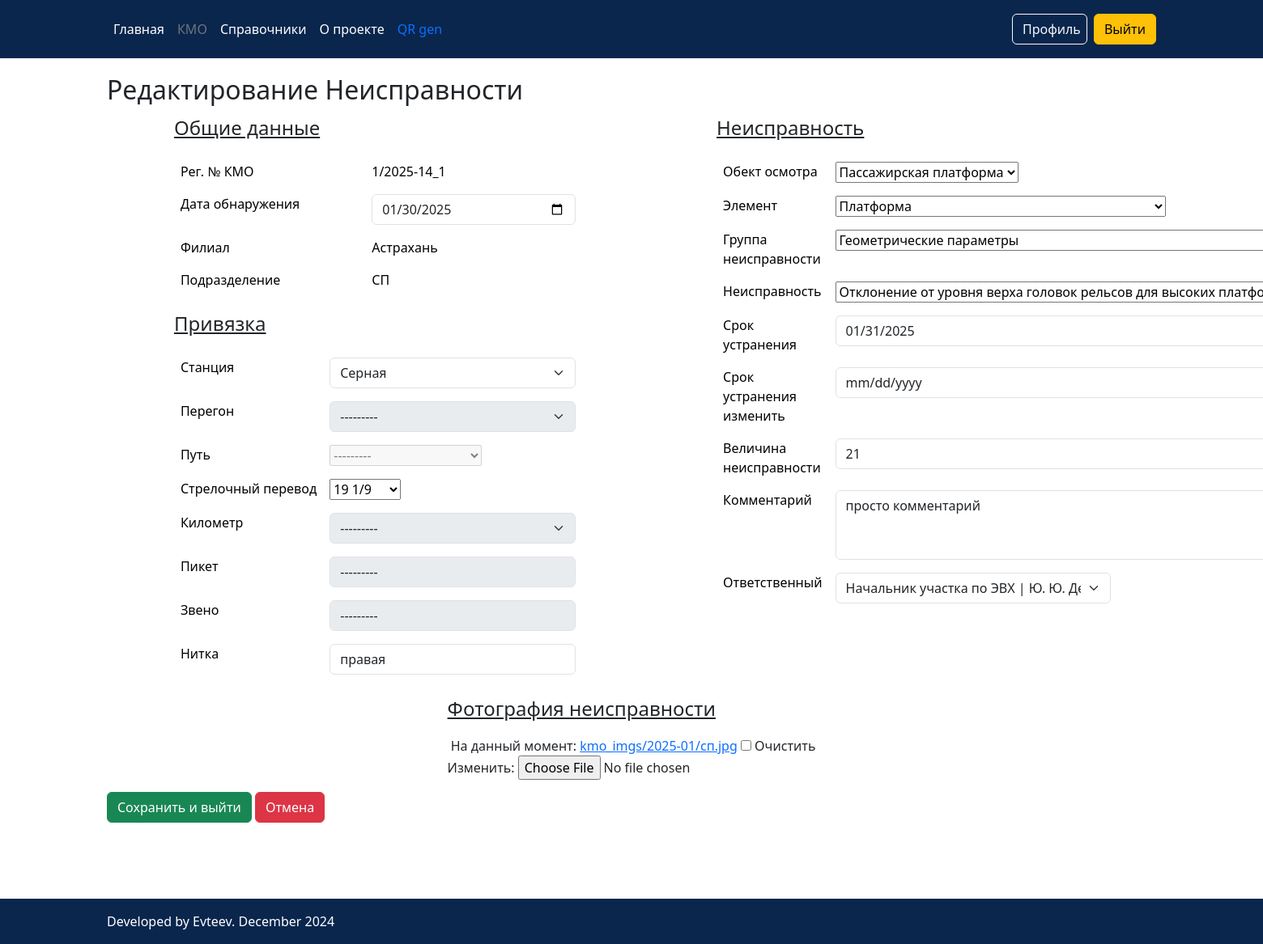
The page /edit_kmo_det/1 (signed in) on the database as committed earlier.
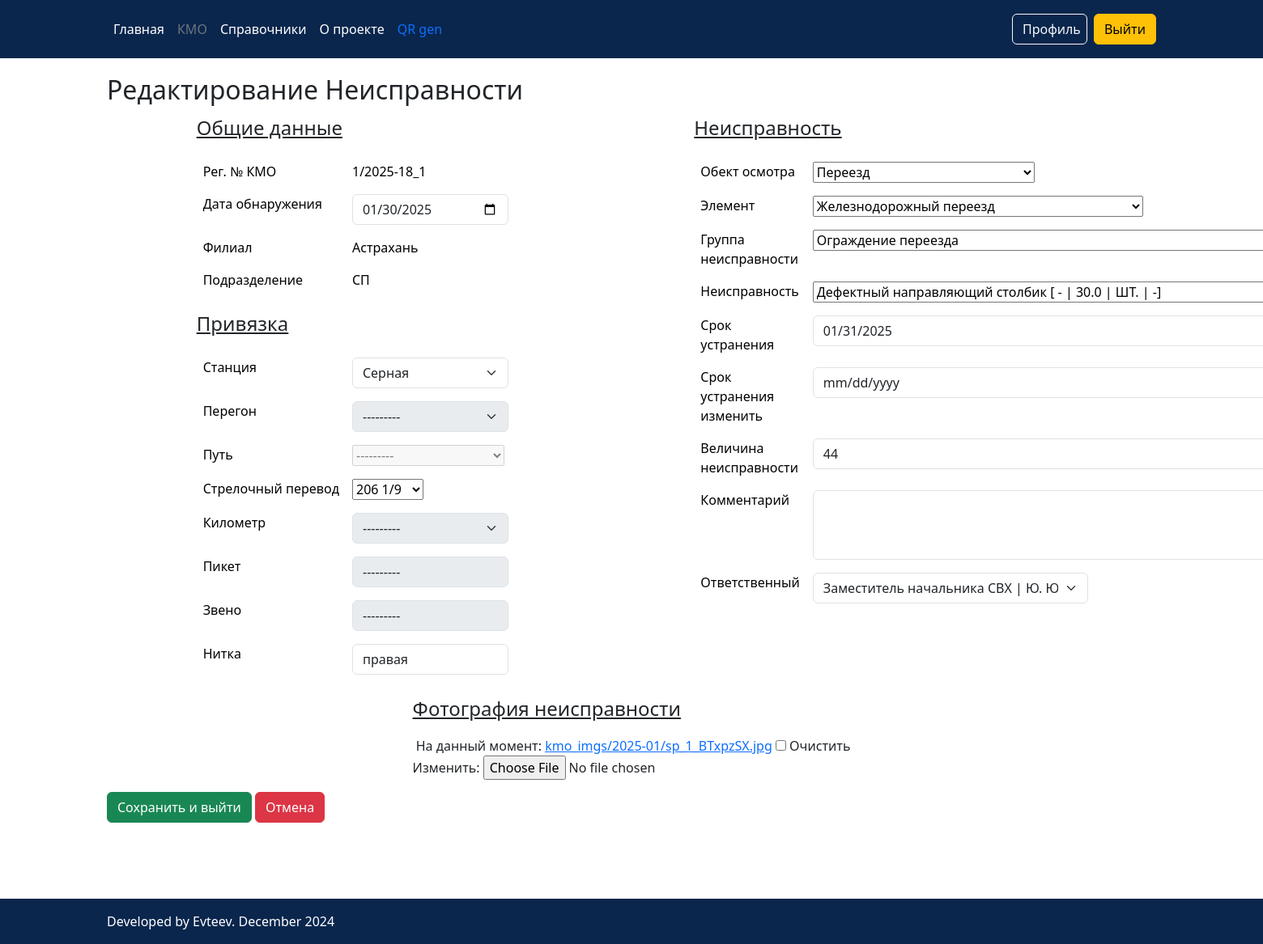
The same page on the database as committed later.
### KMO/models.py (models this page shows, shortened)
class Kmo(models.Model):
    iddepowner = models.ForeignKey(Bs_depowner, on_delete=models.CASCADE, verbose_name='Филиал')
    created_at = models.DateTimeField('Дата создания', auto_now_add=True, editable=False)
    user_creator = models.CharField('Создатель', max_length=50, null=True, blank=True)
    s_update_user = models.CharField('Изменивший', max_length=25, null=True, blank=True)
    updated_at = models.DateTimeField('Дата изменения', auto_now=True, editable=False)
    n_regnumber = models.CharField('Рег. №', max_length=12)
    date_detection = models.DateField('Дата обнаружения')
    idprofile = models.ForeignKey(Profile, on_delete=models.CASCADE, verbose_name='Председатель', null=True)
    approved = models.BooleanField('Утверждён', default=False, null=True, blank=True)
    def __str__(self):
        return ('КМО Рег. №' + str(self.n_regnumber) + ' от ' + str(self.date_detection)
                )
    class Meta:
        verbose_name = 'КМО'
        verbose_name_plural = 'Список КМО'

class Kmodet(models.Model):
    idkmo = models.ForeignKey(Kmo, on_delete=models.CASCADE, verbose_name='КМО')
    iddepowner = models.ForeignKey(Bs_depowner, on_delete=models.CASCADE, verbose_name='Филиал', null=True, blank=True)
    created_at = models.DateTimeField('Дата создания', auto_now_add=True, editable=False)
    user_creator = models.CharField('Создатель', max_length=50, null=True, blank=True)
    s_update_user = models.CharField('Изменивший', max_length=50, null=True, blank=True)
    updated_at = models.DateTimeField('Дата изменения', auto_now=True, editable=False)
    date_detection = models.DateField('Дата обнаружения')
    iddepartment = models.ForeignKey(Bs_department, on_delete=models.CASCADE, verbose_name='Подразделение')
    idrwstation = models.ForeignKey(Bs_RWStation, on_delete=models.CASCADE, verbose_name='Станция/Участок', null=True,
                                    blank=True)
    idrwstage = models.ForeignKey(Bs_RWstage, on_delete=models.CASCADE, verbose_name='Перегон', null=True, blank=True,
                                  default=None)
    idrwway = ChainedForeignKey(Bs_RWway, chained_field="idrwstation",
                                chained_model_field="idrwstation",
                                show_all=False,
                                auto_choose=True,
                                sort=True, null=True, blank=True)
    idrwkilometr = models.ForeignKey(Bs_RWkilometr, on_delete=models.CASCADE, verbose_name='км', null=True, blank=True,
                                     default=None)
    idrwsp = ChainedForeignKey(Bs_RWsp, chained_field="idrwstation",
                               chained_model_field="idrwstation",
                               show_all=False,
                               auto_choose=True,
                               sort=True, null=True, blank=True)
    RW_picket = models.CharField(max_length=2, choices=picket_CHOICES, verbose_name='пикет', null=True, blank=True)
    RW_unit = models.CharField('Звено', choices=zveno_CHOICES, max_length=2, null=True, blank=True)
    RW_thread = models.CharField('Нитка', choices=thread_CHOICES, max_length=6, null=True, blank=True)
    idBs_Obj_insp = ChainedForeignKey(Bs_Obj_insp, chained_field="iddepartment",
                                      chained_model_field="iddepartment",
                                      show_all=False,
                                      auto_choose=True,
                                      sort=True)
    idBs_RW_element = ChainedForeignKey(Bs_RW_element, chained_field="idBs_Obj_insp",
                                        chained_model_field="id_obj_insp",
                                        show_all=False,
                                        auto_choose=True,
                                        sort=True)
    idBs_RW_defect_gr = ChainedForeignKey(Bs_RW_defect_gr, chained_field="idBs_RW_element",
                                          chained_model_field="id_rw_element",
                                          show_all=False,
                                          auto_choose=True,
                                          sort=True)
    idBs_RW_defect_tp = ChainedForeignKey(Bs_RW_defect_tp, chained_field="idBs_RW_defect_gr",
                                          chained_model_field="id_RW_defect_gr",
                                          show_all=False,
                                          auto_choose=True,
                                          sort=True)
    RW_size_def = models.CharField('Величина неисправности', max_length=100, default=None)
    date_elimination = models.DateField('Срок устранения')
    date_elimination_edit = models.DateField('Срок устранения изменить', null=True, blank=True)
    image_defect = models.ImageField('Фотография неисправности', null=True, blank=True, upload_to=custom_path)
    eliminated = models.BooleanField('Устранено', default=False, null=True, blank=True)
    comment = models.CharField('Комментарий к замечанию', max_length=4000, null=True, blank=True)
    idresponsible = models.ForeignKey(Kmo_responsible, on_delete=models.CASCADE,
                                      verbose_name='Ответственный за  устранение', default=None)
    class Meta:
        verbose_name = 'позиция КМО'
        verbose_name_plural = 'Список позиций КМО'

### BS/models.py (models this page shows)
class Bs_depowner(models.Model):
    s_mnemocode = models.CharField('мнемокод', max_length=10)
    s_name = models.CharField('Филиал', max_length=30)
    s_create_user = models.CharField('Создатель', max_length=25)
    created_at = models.DateTimeField('Дата создания', auto_now_add=True, editable=False)
    s_update_user = models.CharField('Изменивший', max_length=25, null=True, blank=True)
    updated_at = models.DateTimeField('Дата изменения', auto_now=True, editable=False)
    not_used = models.BooleanField('Недействующий', default=False)
    def __str__(self):
        return self.s_name
    class Meta:
        verbose_name = 'Филиал'
        verbose_name_plural = 'Филиалы'

### Main/views.py (the view)
# urls.py: path('edit_kmo_det/<int:kmodet_id>', views.edit_kmo_det, name='edit_kmo_det'),
@login_required()
def edit_kmo_det(request, kmodet_id):
    kmodet = get_object_or_404(Kmodet, id=kmodet_id)
    if kmodet.idkmo.approved:
        return HttpResponseRedirect(f'/view_kmo_det/{kmodet_id}')
    if request.method == 'POST':
        edit_form = KMOdetForm_create(request.POST, request.FILES, instance=kmodet)
        pprint(edit_form)
        if edit_form.is_valid():
            edit_form.instance.s_update_user = request.user.username
            edit_form.save()
            return redirect(f"/edit_kmo/{kmodet.idkmo.pk}")
    else:
        edit_kmodet_form = KMOdetForm_create(instance=kmodet)
        depart = edit_kmodet_form.instance.iddepartment
        header_KMO_data = Kmo.objects.get(id=kmodet.idkmo.pk)
        content = {'title_view': 'Редактирование неисправности',
                   'edit_kmodet_form': edit_kmodet_form,
                   'header_KMO_data': header_KMO_data,
                   'iddepartment': depart,
                   'iddepowner_f': header_KMO_data.iddepowner,
                   }
        return render(request, 'KMO/KMO_det/edit_kmo_det.html', context=content)

### BS/models.py (called while the page is built)
    def __str__(self):
        return self.s_name

    def __str__(self):
        return self.s_name

    def __str__(self):
        return self.s_name

    def __str__(self):
        return str(self.s_name) + '(' + str(self.idrwstation) + ')'

    def __str__(self):
        return str(self.s_name) + 'км(' + str(self.idrwstation) + ')'

    def __str__(self):
        return str(self.left_border) + ' - ' + str(self.right_border)

    def __str__(self):
        return str(self.s_name) + ' ' + str(self.mark_crossp)

    def __str__(self):
        return self.s_name

    def __str__(self):
        return self.s_name

    def __str__(self):
        return self.s_name

    def __str__(self):
        return (str(self.s_name) +
                ' [ ' + str(self.s_deviation_interval) +
                ' | ' + str(self.d_deadline) +
                ' | ' + str(self.s_measurement) +
                ' | ' + str(self.n_speed_limit) + ']')

### KMO/models.py (called while the page is built)
    def __str__(self):
        return str(self.idprofile) + '(' + str(self.iddepartment) + ')'

### Main/models.py (called while the page is built)
    def __str__(self):
        return str(self.idposition) + ' | ' + str(self.get_fio())

### KMO/templates/KMO/KMO_det/edit_kmo_det.html (shortened to what the changed rows need)
{% extends 'main/base.html'%}
{% load static %}
{% block content %}
<div class="container" style="margin-bottom: 150px; margin-top: 20px;">
    <h2>Редактирование Неисправности</h2>
    <form method="post" style="margin-top: 10px; margin-bottom: 30px" enctype="multipart/form-data">
        <div style="display: flex; justify-content: space-around;flex-wrap: wrap;">
            <div class="general_info">
                <p style="font-size: 24px; text-decoration: underline;">Общие данные</p>
                <table class="table table-borderless">
                  <tbody>
                    <tr>
                      <td >Рег. № КМО</td>
                      <td>{{header_KMO_data.n_regnumber}}</td>
                    </tr>
                    <tr>
                      <td>{{ edit_kmodet_form.date_detection }}</td>
                    </tr>
                    <tr>
                      <td scope="row">Филиал</td>
                      <td>{{header_KMO_data.iddepowner}}</td>
                    </tr>
                  </tbody>
                </table>
                <p style="font-size: 24px; text-decoration: underline;">Привязка</p>
                <table class="table table-borderless">
                  <tbody>
                    <tr>
                      <td>{{ edit_kmodet_form.idrwstation }}</td>
                    </tr>
                    <tr>
                      <td>{{ edit_kmodet_form.idrwstage }}</td>
                    </tr>
                    <tr>
                      <td>{{ edit_kmodet_form.idrwway }}</td>
                    </tr>
                    <tr>
                      <td>{{ edit_kmodet_form.idrwsp }}</td>
                    </tr>
                    <tr>
                      <td>{{ edit_kmodet_form.idrwkilometr }}</td>
                    </tr>
                  <tr>
                      <td>{{ edit_kmodet_form.RW_picket }}</td>
                    </tr>
                  <tr>
                      <td>{{ edit_kmodet_form.RW_unit }}</td>
                    </tr>
                  <tr>
                      <td>{{ edit_kmodet_form.RW_thread }}</td>
                    </tr>
                  </tbody>
                </table>
            </div>
            <div class="defect">
                <p style="font-size: 24px; text-decoration: underline;">Неисправность</p>
                <table class="table table-borderless">
                  <tbody>
                    <tr>
                      <td>{{ edit_kmodet_form.idBs_Obj_insp }}</td>
                    </tr>
                    <tr>
                      <td>{{ edit_kmodet_form.idBs_RW_element }}</td>
                    </tr>
                    <tr>
                      <td>{{ edit_kmodet_form.idBs_RW_defect_gr }}</td>
                    </tr>
                    <tr>
                      <td>{{ edit_kmodet_form.idBs_RW_defect_tp }}</td>
                    </tr>
                    <tr>
                      <td>{{ edit_kmodet_form.date_elimination }}</td>
                    </tr>
                    <tr>
                      <td>{{ edit_kmodet_form.date_elimination_edit }}</td>
                    </tr>
                    <tr>
                      <td>{{ edit_kmodet_form.RW_size_def }}</td>
                    </tr>
                  <tr>
                      <td scope="row">Комментарий</td>
                      <td>{{ edit_kmodet_form.comment }}</td>
                    </tr>
                  <tr>
                      <td>{{ edit_kmodet_form.idresponsible }}</td>
                    </tr>
                  </tbody>
                </table>
            </div>
            <div class="defect-img" style="margin-bottom: 15px;">
                <p style="font-size: 24px; text-decoration: underline;">Фотография неисправности</p>
                <a href="/media/{{ edit_kmodet_form.image_defect.value }}" target="_blank" style="text-decoration: none;">
                </a>
                {{ edit_kmodet_form.image_defect }}
            </div>
        </div>
    </form>
</div>
{% endblock %}

Rows that differ between the two databases and show on the page:
changed Kmo "Астрахань": n_regnumber "1/2025-14_1" → "1/2025-18_1"
changed Kmodet "Серная": idrwsp "19 1/9" → "206 1/9"; idBs_Obj_insp "Пассажирская платформа" → "Переезд"; idBs_RW_element "Платформа" → "Железнодорожный переезд"; idBs_RW_defect_gr "Геометрические параметры" → "Ограждение переезда"; idBs_RW_defect_tp "Отклонение от уровня верха головок рельсов для высоких платформ 1100 мм [ - | 10.0 | - | -]" → "Дефектный направляющий столбик [ - | 30.0 | ШТ. | -]"; RW_size_def "21" → "44"; comment "просто комментарий" → (not shown); idresponsible "Начальник участка по ЭВХ | Ю. Ю. Деревенкин(СП)" → "Заместитель начальника СВХ | Ю. Ю. Деревенкин(СП)"
Other text that changed with them:
text no longer shown: "На данный момент: kmo_imgs/2025-01/сп.jpg Очистить Изменить:"
text now shown: "На данный момент: kmo_imgs/2025-01/sp_1_BTxpzSX.jpg Очистить Изменить:"
